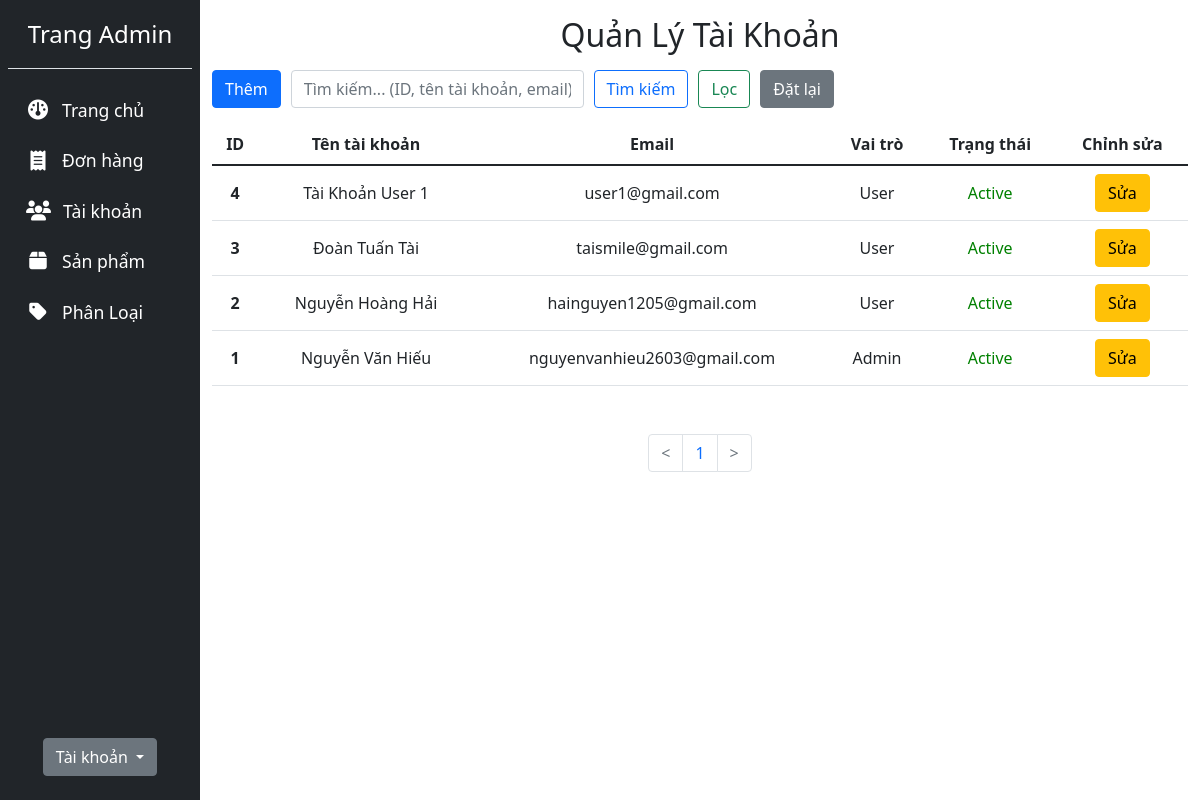
Page /admin/accounts.php (signed in) on the committed database.
### tables this page shows
CREATE TABLE `accounts` (
  `account_id` int(11) NOT NULL,
  `account_name` varchar(255) NOT NULL,
  `account_email` varchar(255) NOT NULL,
  `account_password` varchar(255) NOT NULL,
  `account_status` varchar(10) NOT NULL DEFAULT 'Active',
  `account_role` varchar(10) NOT NULL
);

### admin/accounts.php (the view, shortened to what this page needs)
<?php
include '../server/connection.php';
$search = $_GET['search'] ?? '';
$role = $_GET['role'] ?? '';
$status = $_GET['status'] ?? '';
$page = isset($_GET['page']) && is_numeric($_GET['page']) ? (int)$_GET['page'] : 1;
$records_per_page = 8;
$offset = ($page - 1) * $records_per_page;
$base_query_string = "search=" . urlencode($search)
  . "&role=" . urlencode($role)
  . "&status=" . urlencode($status)
  . "&search_btn=1";
if (isset($_GET['search_btn'])) {
  $baseQuery = "FROM accounts WHERE 1=1";
  $params = [];
  $types = "";
  if (!empty($search)) {
    $baseQuery .= " AND (account_id LIKE ? OR account_name LIKE ? OR account_email LIKE ?)";
    $searchParam = '%' . trim($search) . '%';
    $params[] = $searchParam;
    $params[] = $searchParam;
    $params[] = $searchParam;
    $types .= 'sss';
  }
  if (!empty($role) && $role !== 'Tất cả') {
    $baseQuery .= " AND account_role = ?";
    $params[] = $role;
    $types .= 's';
  }
  if (!empty($status) && $status !== 'Tất cả') {
    $baseQuery .= " AND account_status = ?";
    $params[] = $status;
    $types .= 's';
  }
  $countQuery = "SELECT COUNT(*) " . $baseQuery;
  $stmt_count = $conn->prepare($countQuery);
  if (!empty($params)) {
    $stmt_count->bind_param($types, ...$params);
  }
  $stmt_count->execute();
  $stmt_count->bind_result($total_records);
  $stmt_count->fetch();
  $stmt_count->close();
  $total_no_of_pages = ceil($total_records / $records_per_page);
  $query = "SELECT * " . $baseQuery;
  $query .= " ORDER BY account_id DESC";
  $query .= " LIMIT ?, ?";
  $params[] = $offset;
  $params[] = $records_per_page;
  $types .= "ii";
  $stmt = $conn->prepare($query);
  $stmt->bind_param($types, ...$params);
  $stmt->execute();
  $accounts = $stmt->get_result();
} else {
  $stmt1 = $conn->prepare("SELECT COUNT(*) AS total_records FROM accounts");
  $stmt1->execute();
  $stmt1->bind_result($total_records);
  $total_no_of_pages = ceil($total_records / $records_per_page);
  $stmt2 = $conn->prepare("SELECT *
                           FROM accounts
                           ORDER BY account_id DESC
                           LIMIT $offset, $records_per_page");
  $stmt2->execute();
  $accounts = $stmt2->get_result();
}
?>
<!DOCTYPE html>
<html lang="en">
<head>
  <link href="https://cdn.jsdelivr.net/npm/bootstrap@5.1.3/dist/css/bootstrap.min.css" rel="stylesheet"
>
  <link rel="stylesheet" href="../admin/assets/css/style.css">
</head>
<body>
  <div class="container-fluid">
    <div class="row flex-nowrap">
      <?php include '../admin/layouts/sidebar.php'; ?>
      <div class="col py-3">
        <h2 class="text-center mb-3">Quản Lý Tài Khoản</h2>
        <form id="searchForm" action="accounts.php" method="get">
          <div class="mb-3" id="searchContainer">
            <a class="btn btn-primary" href="add_account.php">Thêm</a>
            <input type="text" name="search" class="form-control" style="width: 30%;" placeholder="Tìm kiếm... (ID, tên tài khoản, email)" value="<?php if (isset($_GET['search'])) echo $_GET['search']; ?>">
            <input type="submit" value="Tìm kiếm" name="search_btn" class="btn btn-outline-primary">
            <input type="button" value="Lọc" id="filterToggleBtn" name="filter_btn" class="btn btn-outline-success">
            <a href="accounts.php" class="btn btn-secondary">Đặt lại</a>
          </div>
        </form>
        <?php if ($total_no_of_pages > 0) { ?>
          <table class="table text-center">
            <thead>
              <tr>
                <th scope="col">ID</th>
                <th scope="col">Tên tài khoản</th>
                <th scope="col">Email</th>
                <th scope="col">Vai trò</th>
                <th scope="col">Trạng thái</th>
                <th scope="col">Chỉnh sửa</th>
              </tr>
            </thead>
            <tbody>
              <?php foreach ($accounts as $account) { ?>
                <tr class="align-middle">
                  <th scope="row"><?php echo $account['account_id']; ?></th>
                  <td><?php echo $account['account_name'] ?></td>
                  <td><?php echo $account['account_email']; ?></td>
                  <td><?php echo $account['account_role']; ?></td>
                  <td style="color: <?php if ($account['account_status'] == "Active") echo "green";
                                    else echo "red"; ?>">
                    <?php echo $account['account_status']; ?>
                  </td>
                  <td>
                    <a class="btn btn-warning" href="edit_account.php?account_id=<?php echo $account['account_id']; ?>">
                      Sửa
                    </a>
                  </td>
                </tr>
              <?php } ?>
            </tbody>
          </table>
          <nav aria-label="Page Navigation Example">
            <ul class="pagination mt-5 justify-content-center">
              <li class="page-item <?php if ($page <= 1) {
                                      echo "disabled";
                                    } ?>">
                <a class="page-link" href="<?php if ($page <= 1) {
                                              echo "#";
                                            } else {
                                              echo "?" . $base_query_string . "&page=" . ($page - 1);
                                            } ?>"><</a>
              </li>
              <?php if ($total_no_of_pages >= 3) { ?>
                <li class="page-item">
                  <a class="page-link" href="?<?php echo $base_query_string; ?>&page=1">1</a>
                </li>
                <li class="page-item">
                  <a class="page-link" href="?<?php echo $base_query_string; ?>&page=2">2</a>
                </li>
                <li class="page-item">
                  <a class="page-link" href="#">...</a>
                </li>
                <li class="page-item">
                  <a class="page-link" href="?<?php echo $base_query_string; ?>&page=<?php echo $total_no_of_pages; ?>"><?php echo $total_no_of_pages; ?></a>
                </li>
              <?php } elseif ($total_no_of_pages == 1) { ?>
                <li class="page-item">
                  <a class="page-link" href="?<?php echo $base_query_string; ?>&page=1">1</a>
                </li>
              <?php } ?>
              <li class="page-item <?php if ($page >= $total_no_of_pages) {
                                      echo "disabled";
                                    } ?>">
                <a class="page-link" href="<?php if ($page >= $total_no_of_pages) {
                                              echo "#";
                                            } else {
                                              echo "?" . $base_query_string . "&page=" . ($page + 1);
                                            } ?>">></a>
              </li>
            </ul>
          </nav>
        <?php } else { ?>
          <p>Không tìm thấy kết quả</p>
        <?php } ?>
      </div>
    </div>
  </div>
</body>
</html>

### admin/assets/css/style.css (style rules this page uses)
#searchContainer { display: flex; align-items: center; gap: 10px; }

### rows in the picture
accounts: account_id "4", account_name "Tài Khoản User 1", account_email "user1@gmail.com", account_role "User", account_status "Active"
accounts: account_id "3", account_name "Đoàn Tuấn Tài", account_email "taismile@gmail.com", account_role "User", account_status "Active"
accounts: account_id "2", account_name "Nguyễn Hoàng Hải", account_email "hainguyen1205@gmail.com", account_role "User", account_status "Active"
accounts: account_id "1", account_name "Nguyễn Văn Hiếu", account_email "nguyenvanhieu2603@gmail.com", account_role "Admin", account_status "Active"
